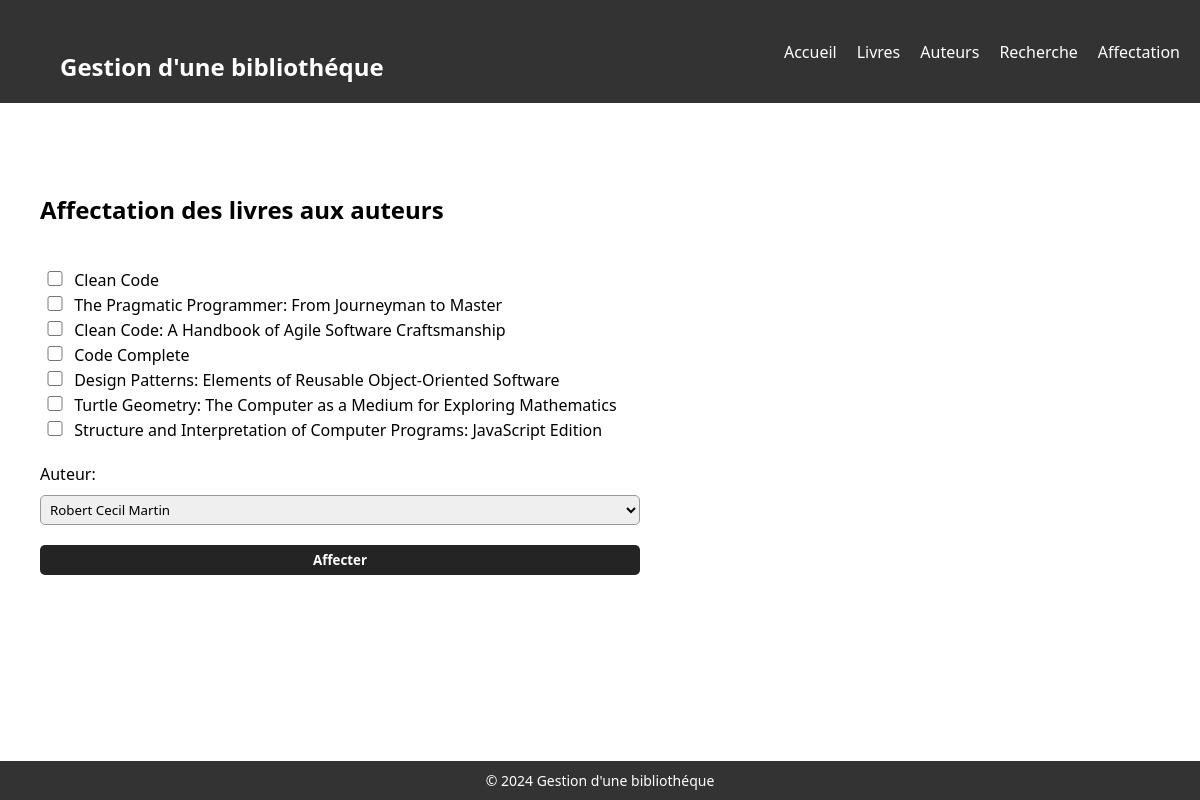
/affectationLivresAuteurs, run on the app's committed database.
### tables this page shows
CREATE TABLE `books` (
  `code_livre` int(11) NOT NULL,
  `titre` varchar(255) NOT NULL,
  `annee_edition` int(11) DEFAULT NULL
);

### config/db.php (called while the page is built, shortened)
<?php
class DB {
    private $host = 'localhost';
    private $dbname = 'gestion_bib';
    private $username = 'root';
    private $password = '';
    private $conn;
    public function __construct() {
        try {
            $this->conn = new PDO("mysql:host={$this->host};dbname={$this->dbname}", $this->username, $this->password);
            $this->conn->setAttribute(PDO::ATTR_ERRMODE, PDO::ERRMODE_EXCEPTION);
        } catch(PDOException $e) {
            echo 'Connection failed: ' . $e->getMessage();
        }
    }
    public function executeQuery($sql, $params = []) {
        try {
            $stmt = $this->conn->prepare($sql);
            $stmt->execute($params);
            return $stmt;
        } catch(PDOException $e) {
            echo 'Query failed: ' . $e->getMessage();
        }
    }
    public function fetchAll($sql, $params = []) {
        $stmt = $this->executeQuery($sql, $params);
        return $stmt->fetchAll(PDO::FETCH_ASSOC);
    }
}

### pages/affectationLivresAuteurs.php (the view, shortened to what this page needs)
<?php
$db = new DB();
$livres = $db->fetchAll('SELECT * FROM books');
$auteurs = $db->fetchAll('SELECT * FROM authors');
?>
<h2>Affectation des livres aux auteurs</h2>
<form method="post" action="<?php echo $path ?>">
    <?php foreach ($livres as $livre) : ?>
        <input type="checkbox" name="livres[]" value="<?php echo $livre['code_livre']; ?>" id="<?php echo $livre['code_livre']; ?>">
        <label for="<?php echo $livre['code_livre']; ?>"><?php echo $livre['titre']; ?></label>
        <br>
    <?php endforeach; ?>
    <br>
    <label for="auteur">Auteur:</label>
    <select name="auteur">
        <?php foreach ($auteurs as $auteur) : ?>
            <option value="<?php echo $auteur['id_auteur']; ?>"><?php echo $auteur['nom'] . ' ' . $auteur['prenom']; ?></option>
        <?php endforeach; ?>
    </select><br>
    <input type="submit" class="button_x" value="Affecter">
</form>

### router.php (shortened to what this page needs)
<?php
$routes = glob(__DIR__ . "/pages/*.php");
foreach ($routes as $route) {
    if ($path ===  basename($route, ".php")) {
        require($route);
        return;
    }
}

### style/index.css (style rules this page uses)
* { margin: 0; padding: 0; font-family: "Segoe UI", Tahoma, Geneva, Verdana, sans-serif; box-sizing: border-box; }
html, body { height: 100%; margin: 0; }
body { display: flex; flex-direction: column; }
h1,h2,h3 { font-size: 24px; margin: 40px; margin-bottom: 10px; }
.button_x { background: #242424; color: #ffffff; border-radius: 5px ; padding: 5px 10px; cursor: pointer; font-weight: bold; margin: 0 10px; border: none; outline: none; }
form { margin: 40px; width: 50%; }
form label { font-weight: 500; }
form input { margin: 5px 0; padding: 0 5px; height: 30px; width: 100%; border-radius: 5px; border: 1px solid #999999; }
input[type="submit"] { height: 30px; margin: 10px 0; }
form select { margin: 10px 0; padding: 0 5px; border-radius: 5px; border: 1px solid #999999; min-height: 30px; width: 100%; }
input[type="checkbox"] { height: 15px; width: 30px; }

### data on the page
books: titre "Clean Code"
books: titre "The Pragmatic Programmer: From Journeyman to Master"
books: titre "Clean Code: A Handbook of Agile Software Craftsmanship"
books: titre "Code Complete"
books: titre "Design Patterns: Elements of Reusable Object-Oriented Software"
books: titre "Turtle Geometry: The Computer as a Medium for Exploring Mathematics"
books: titre "Structure and Interpretation of Computer Programs: JavaScript Edition"

### other printed values
form field auteur "Robert Cecil Martin"
